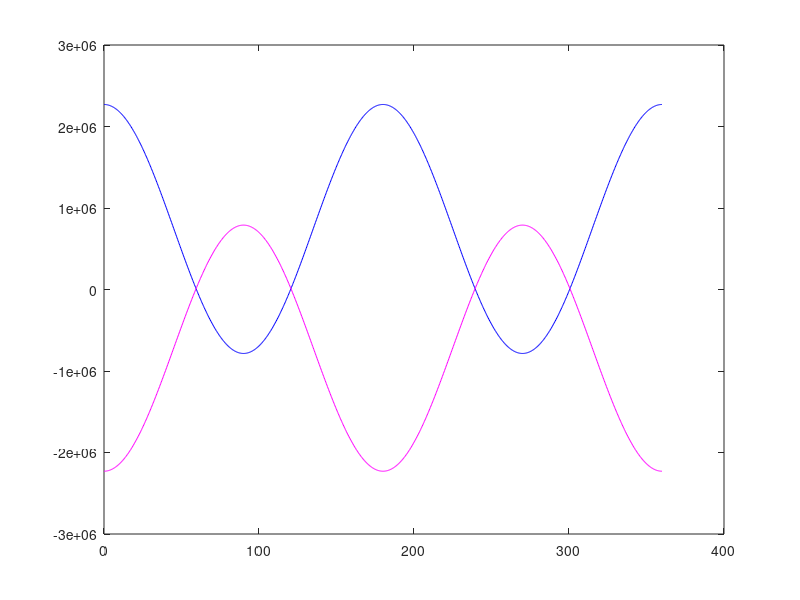
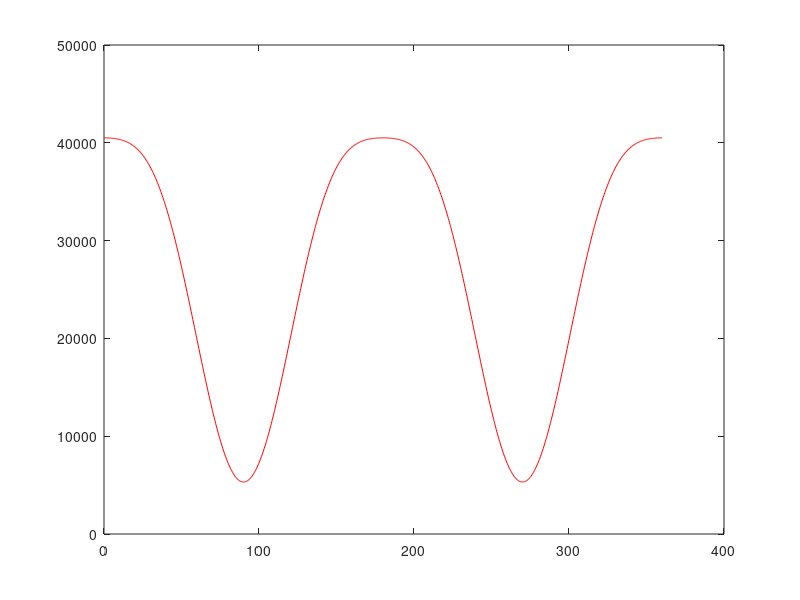
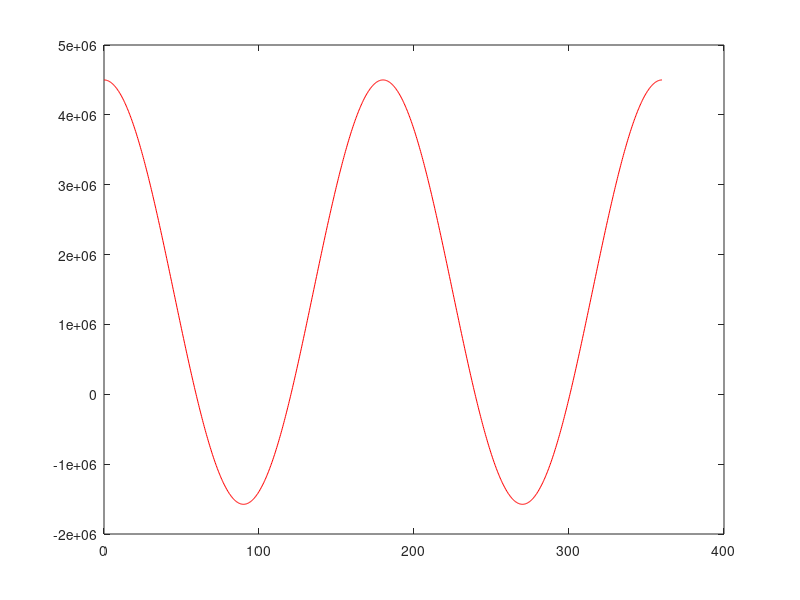

Write the MATLAB code that produced these figures, in order.
% Spectrl simulation Program of quadrupolar nuclei, CSA, and ACS
% The central transition of half-integer quadrupolr nucleus of 3/2
% It considers Quadrupolar coupling constant and CSA, ACS, and their relative
% tensor orientations 
% Theta and phi angles were considered explicitly
% %%%% Exact diagonalization & Frequency domain simulation %%%%%%%
%                         02/06/2021                           Sungsool Wi                      
function QCSAf()
tic
 global QXG Siso;
 global ct st s2t c2t cp sp c2p s2p;
 global R20Q R2p1Q R2m1Q R2p2Q R2m2Q; 
 global Siso R20cs R2p1cs R2m1cs wX;  
 global R1p1acs R1m1acs; 
 global wX CsaQXG AcsQXG CSQXG;

Nptx = 1024; freq1D=zeros(Nptx+1,1); freq2D=zeros(Nptx+1,1); freqSUM=zeros(Nptx+1,1); 
XX=zeros(Nptx+1,1); freq=zeros(3,1); freqDIFF=zeros(Nptx+1,1); 

w0 = 100;                              % Larmor frequency;
wX = w0*10^6;      % w0 (MHz), wX (The actual frequency in radian) 

ntheta =500;
nphi = 500;

  dangle = 2*pi/Nptx;

%%%%%% Select the spin quantum number 
              Ispin = 1.;               % spin quantum number (3/2, 5/2, or 7/2)             
%########### Quadrupolar coupling tensor #########################
     CQ = 3.;       % CQ (MHz)
     Qeta = 0.3;               % eta of Q
%###### Symmetric 2nd-rank chemical shift anisotropy tensor ######              
     Siso = 0.;          % isotropic chemical shift + offset (ppm) 
     delta = 200.;        % chemical shift anisotrophy (CSA) (ppm)
     eta = 0.5;           % eta of CSA
%######### Antisymmetric 1st-rank chemical shift tensor ##########
     Sxy = 100; Sxz = -100; Syz = 100;  % antisymmetric components (ppm)
     
     Siso=Siso*w0;
     delta = delta*w0;
     
     CQ = CQ*10^6/(2*Ispin*(2*Ispin-1));
     Sxy=Sxy*w0; Sxz=Sxz*w0; Syz=Syz*w0;
     
% Relative tensor orientations               
%  *************************** input parameters *************************************
%      {a,b,c)       {zeta,lamda,nu}     {alpha,beta,gama}      {phi,theta, 0}
%  CSA=========>Quad=================>X-tal===============> GON ==============> LAB FRAME
%  ACS 

a=0*pi/180; b=0*pi/180; c=0*pi/180;
zeta = 0*pi/180; lamda = 0*pi/180; nu = 0*pi/180;
alpha = 0*pi/180; beta = 0*pi/180; gama = 0*pi/180;

%**** tensor parameter assignments at their PASs **************************************            
  QPAS = zeros(3); Csa = zeros(3); Acs=zeros(3);            
  QPAS(1,1) = (Qeta -1.)*CQ/2.;     % Quadrupolar interaction
  QPAS(2,2) = -(1.+Qeta)*CQ/2.; 
  QPAS(3,3) = CQ; 
   
  Csa(1,1) = (eta -1.)*delta/2.; % 2nd-rank chemical shift anisotropy (CSA)
  Csa(2,2) = -(1.+eta)*delta/2.; 
  Csa(3,3) = delta;   
  
  Acs(1,2)= Sxy; Acs(1,3)= Sxz;   % 1st-rank antisymmetric chemical shift (ACS)
  Acs(2,1)=-Sxy; Acs(2,3)= Syz;
  Acs(3,1)=-Sxz; Acs(3,2)=-Syz;
  
    CSPAS=Csa+Acs;         % combining CSA and ACS
 
% transformations into different coordinate frames
 U=Rabc(a,b,c); CsaQ=U*Csa*U'; AcsQ=U*Acs*U'; CSQ=U*CSPAS*U'; 
 U=Rabc(zeta,lamda,nu); QX=U*QPAS*U'; CsaQX=U*CsaQ*U'; AcsQX=U*AcsQ*U'; CSQX=U*CSQ*U';
 U=Rabc(alpha,beta,gama); QXG=U*QX*U'; CsaQXG=U*CsaQX*U'; AcsQXG=U*AcsQX*U'; CSQXG=U*CSQX*U';             
    
     angle = 0.;
 for ii=1:Nptx+1
  %  theta = -angle;         % -z rotatopn
 %   phi = pi/2;
 
     theta = angle;         % y rotation
     phi = 0;

     %  theta = -angle;     % -x rotation
     %  phi = pi/2; 
     
     ct = cos(theta); st = sin(theta); s2t=2*ct*st; c2t=ct*ct-st*st;
     cp=cos(phi); sp=sin(phi); s2p=2*cp*sp; c2p=cp*cp-sp*sp;  

     Quad()
     ChemShift()
     AntiShift()
     
                      qcsa2 = -0.5*(R2m1Q*R2p1cs+R2p1Q*R2m1cs)/wX;
                      qacs2 = 0.5*(R2m1Q*R1p1acs-R2p1Q*R1m1acs)/wX;
     freq1D(ii) = Siso+sqrt(2/3)*R20cs+sqrt(1.5)*R20Q+0.5*(R2m2Q*R2p2Q-R2m1Q*R2p1Q)/wX+3*(qcsa2+qacs2); % 1 <-> 0 
     freq2D(ii) = Siso+sqrt(2/3)*R20cs-sqrt(1.5)*R20Q+0.5*(R2m2Q*R2p2Q-R2m1Q*R2p1Q)/wX-3*(qcsa2+qacs2); % 0 <-> -1  
     freqSUM(ii) = freq1D(ii)+freq2D(ii);           %1 <-> -1 transition 
     freqDIFF(ii) = freq1D(ii)-freq2D(ii);           %1 <-> -1 transition 
     XX(ii)=angle*180/pi;
     
    % Frequency position encoding (Provide a wider SW if a given SW is too narrow)
  angle = angle+dangle;
 end
 
  % Plot the spectrum after the frequency scale calibration
    figure
    plot(XX,freq1D,'b-')
    hold on
    plot(XX,freq2D,'m-')
    figure
    plot(XX,freqSUM,'r')
    figure
    plot(XX,freqDIFF,'r-')
    toc
% end of the main function      

  function U= Rabc(alfa1,beta1,gama1)
  U = zeros(3);
  U(1,1) = cos(alfa1)*cos(beta1)*cos(gama1) - sin(alfa1)*sin(gama1);
  U(1,2) = sin(alfa1)*cos(beta1)*cos(gama1) + cos(alfa1)*sin(gama1);
  U(1,3) = -sin(beta1)*cos(gama1);
  U(2,1) = -cos(alfa1)*cos(beta1)*sin(gama1) - sin(alfa1)*cos(gama1);
  U(2,2) = -sin(alfa1)*cos(beta1)*sin(gama1) + cos(alfa1)*cos(gama1);
  U(2,3) = sin(beta1)*sin(gama1);
  U(3,1) = cos(alfa1)*sin(beta1);
  U(3,2) = sin(alfa1)*sin(beta1);
  U(3,3) = cos(beta1);
  return;

 function Quad()
 global QXG;
 global R20Q R2p1Q R2m1Q R2p2Q R2m2Q; 
 global ct st s2t c2t cp sp c2p s2p;
 sq15=sqrt(1.5); sq6=sqrt(6);
 R20Q=0.5*sq15*(QXG(3,3)*(3*ct*ct-1)+2*QXG(1,3)*s2t*cp+2*QXG(2,3)*s2t*sp+(QXG(1,1)-QXG(2,2))*st*st*c2p+2*QXG(1,2)*st*st*s2p);
% 
 R2q1=0.75*QXG(3,3)*s2t;
 R2q2r=QXG(1,3)*c2t*cp; R2q2i=QXG(1,3)*ct*sp;
 R2q3r=QXG(2,3)*c2t*sp; R2q3i=QXG(2,3)*ct*cp;
 R2q4r=0.25*(QXG(1,1)-QXG(2,2))*s2t*c2p; R2q4i=0.5*(QXG(1,1)-QXG(2,2))*st*s2p;
 R2q5r=0.5*QXG(1,2)*s2t*s2p; R2q5i=QXG(1,2)*st*c2p;
 R2p1Q=R2q1-R2q2r+i*R2q2i-R2q3r-i*R2q3i-R2q4r+i*R2q4i-R2q5r-i*R2q5i;
 R2m1Q=-R2q1+R2q2r+i*R2q2i+R2q3r-i*R2q3i+R2q4r+i*R2q4i+R2q5r-i*R2q5i;
%
 R4q1=0.75*QXG(3,3)*st*st;
 R4q2r=0.5*QXG(1,3)*s2t*cp; R4q2i=QXG(1,3)*st*sp;
 R4q3r=0.5*QXG(2,3)*s2t*sp; R4q3i=QXG(2,3)*st*cp;
 R4q4r=0.25*(QXG(1,1)-QXG(2,2))*(1+ct*ct)*c2p; R4q4i=0.5*(QXG(1,1)-QXG(2,2))*ct*s2p;
 R4q5r=0.5*QXG(1,2)*(1+ct*ct)*s2p; R4q5i=QXG(1,2)*ct*c2p;
 R2p2Q=R4q1-R4q2r+i*R4q2i-R4q3r-i*R4q3i+R4q4r-i*R4q4i+R4q5r+i*R4q5i;
 R2m2Q=R4q1-R4q2r-i*R4q2i-R4q3r+i*R4q3i+R4q4r+i*R4q4i+R4q5r-i*R4q5i;
return;


function ChemShift()
 global CsaQXG;
 global R20cs R2p1cs R2m1cs; 
 global ct st s2t c2t cp sp c2p s2p;
sq15=sqrt(1.5);
R20cs=0.5*sq15*((2*CsaQXG(3,3)-CsaQXG(1,1)-CsaQXG(2,2))*(ct*ct-1/3)+2*CsaQXG(1,3)*s2t*cp+2*CsaQXG(2,3)*s2t*sp+(CsaQXG(1,1)-CsaQXG(2,2))*st*st*c2p+2*CsaQXG(1,2)*st*st*s2p);
%
R2cs0=0.25*(2*CsaQXG(3,3)-CsaQXG(1,1)-CsaQXG(2,2))*s2t;
R2cs1r=CsaQXG(1,3)*c2t*cp; R2cs1i=CsaQXG(1,3)*ct*sp;
R2cs2r=CsaQXG(2,3)*c2t*sp; R2cs2i=CsaQXG(2,3)*ct*cp;
R2cs3r=0.25*(CsaQXG(1,1)-CsaQXG(2,2))*s2t*c2p; R2cs3i=0.5*(CsaQXG(1,1)-CsaQXG(2,2))*st*s2p;
R2cs4r=0.5*CsaQXG(1,2)*s2t*s2p; R2cs4i=CsaQXG(1,2)*st*c2p;
R2p1cs=R2cs0-R2cs1r+i*R2cs1i-R2cs2r-i*R2cs2i-R2cs3r+i*R2cs3i-R2cs4r-i*R2cs4i;
R2m1cs=-R2cs0+R2cs1r+i*R2cs1i+R2cs2r-i*R2cs2i+R2cs3r+i*R2cs3i+R2cs4r-i*R2cs4i;
return;


function  AntiShift()
 global AcsQXG;
 global R1p1acs R1m1acs; 
 global ct st cp sp;
 R11=0.5*(AcsQXG(1,2)-AcsQXG(2,1))*st;
 R12=0.5*(AcsQXG(1,3)-AcsQXG(3,1))*cp; R13=0.5*(AcsQXG(1,3)-AcsQXG(3,1))*ct*sp;
 R14=0.5*(AcsQXG(2,3)-AcsQXG(3,2))*sp; R15=0.5*(AcsQXG(2,3)-AcsQXG(3,2))*ct*cp;
 R1p1acs=-i*R11+R12-i*R13+R14+i*R15;
 R1m1acs=i*R11+R12+i*R13+R14-i*R15;
 return;
